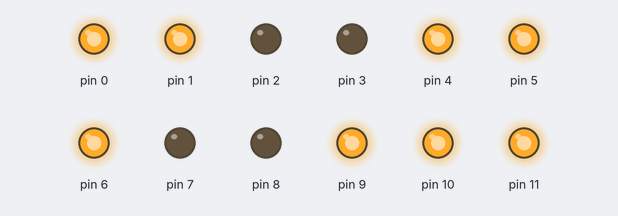
Recording of a sketch running on a simulated Arduino Uno, built with avr-gcc and run on an emulated ATmega328P. Parts: output pins drawn as LEDs (lit = HIGH).

Above: at 0.2 s.
At 1.7 s:
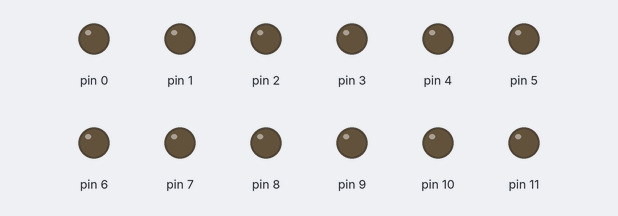
Timing chart, 0 to 3.0 s (numbered marks = the images above):
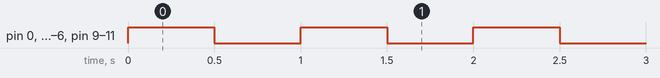

The sketch:

LV08_ZAD02.ino
```cpp
int nDelay = 500;

void setup() {
  pinMode(0, OUTPUT);
  pinMode(1, OUTPUT);
  pinMode(2, OUTPUT);
  pinMode(3, OUTPUT);
  pinMode(4, OUTPUT);
  pinMode(5, OUTPUT);
  pinMode(6, OUTPUT);
  pinMode(7, OUTPUT);
  pinMode(8, OUTPUT);
  pinMode(9, OUTPUT);
  pinMode(10, OUTPUT);
  pinMode(11, OUTPUT);


}

void loop() {
  // slovo P - 1. segment
  digitalWrite(0,1);
  digitalWrite(1,1);
  digitalWrite(2,0);
  digitalWrite(3,0);
  digitalWrite(4,1);
  digitalWrite(5,1);
  digitalWrite(6,1);
  digitalWrite(7,0);

  digitalWrite(8,0);
  digitalWrite(9,1);
  digitalWrite(10,1);
  digitalWrite(11,1);
  delay(nDelay);

  // svi elementi u stanju 0
  digitalWrite(0,0);
  digitalWrite(1,0);
  digitalWrite(2,0);
  digitalWrite(3,0);
  digitalWrite(4,0);
  digitalWrite(5,0);
  digitalWrite(6,0);
  digitalWrite(7,0);

  digitalWrite(8,0);
  digitalWrite(9,0);
  digitalWrite(10,0);
  digitalWrite(11,0);
  delay(nDelay);
}
```

Measured:
- by itself, pin 0, pin 1, pin 4–6, pin 9–11: alternates HIGH for 0.50 s and LOW for 0.50 s
